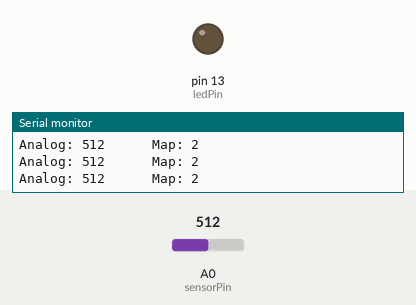
Bench run of a sketch on a simulated Arduino Uno, built with avr-gcc and run on an emulated ATmega328P. On the bench: output pins drawn as LEDs (lit = HIGH), the last lines printed to the serial monitor. Dashed ring = blinking. The inputs (shaded band) are chosen by the test bench; at power-on: A0 (sensorPin) = 512.

Above: at 1.2 s.
1.3 s: A0 (sensorPin) set to 758
4.3 s: A0 (sensorPin) set to 777
At 5.2 s:
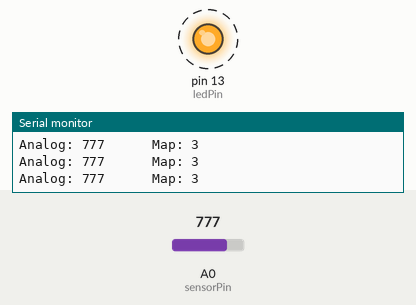
7.3 s: A0 (sensorPin) set to 716
10.3 s: A0 (sensorPin) set to 900
At 11.2 s:
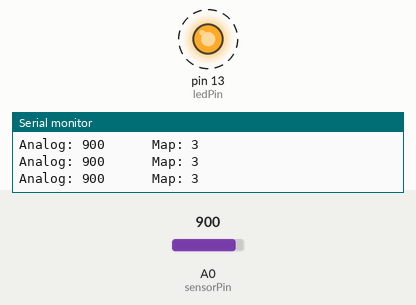
Timing chart, 0 to 14.3 s (numbered marks = the images above; inputs shaded):
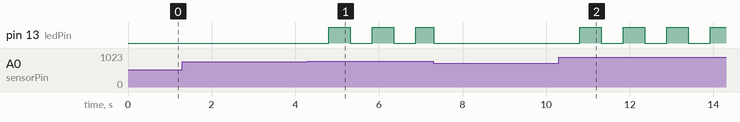

Measured:
- the behaviour switches between 767 and 768 on A0 (sensorPin) (found by bisection; images 0 and 1)
- after the input at 4.3 s, pin 13 (ledPin): alternates HIGH for 0.52 s and LOW for 0.52 s, starting after 0.50 s
- after the input at 10.3 s, pin 13 (ledPin): alternates HIGH for 0.52 s and LOW for 0.52 s, starting after 0.50 s

The sketch:

Analog_Blinking.ino
```cpp
/*
  Analog Input

  Demonstrates analog input by reading an analog sensor on analog pin 0 and
  turning on and off a light emitting diode(LED) connected to digital pin 13.
  The amount of time the LED will be on and off depends on the value obtained
  by analogRead().

  - potentiometer
    center pin of the potentiometer to the analog input 0
    one side pin (either one) to ground
    the other side pin to +5V
*/

int sensorPin = A0;   // select the input pin for the potentiometer
int ledPin = 13;      // select the pin for the LED
int sensorValue = 0;  // variable to store the value coming from the sensor
unsigned long previousMillis = 0;

void setup() {
  // declare the ledPin as an OUTPUT:
  Serial.begin(9600);
  pinMode(ledPin, OUTPUT);
}

void loop() {
  // read the value from the sensor:
  sensorValue = analogRead(sensorPin);
  int mapValue = map(sensorValue, 0, 1023, 0, 4);
  if (mapValue == 1 || mapValue == 3 || mapValue == 4) {
    if (millis() - previousMillis >= 500) {
      previousMillis = millis();
      if (digitalRead(ledPin) == HIGH) {
        digitalWrite(ledPin, LOW);
      } else {
        digitalWrite(ledPin, HIGH);
      }
    }
  } else {
    if (mapValue == 0) {
      digitalWrite(ledPin, HIGH);
    }
    if (mapValue == 2) {
      digitalWrite(ledPin, LOW);
    }
    previousMillis = millis();
  }

  //analogWrite(sensorValue, mapValue);
  Serial.print("Analog: ");
  Serial.print(sensorValue);
  Serial.print("      Map: ");
  Serial.println(mapValue);
}
```
